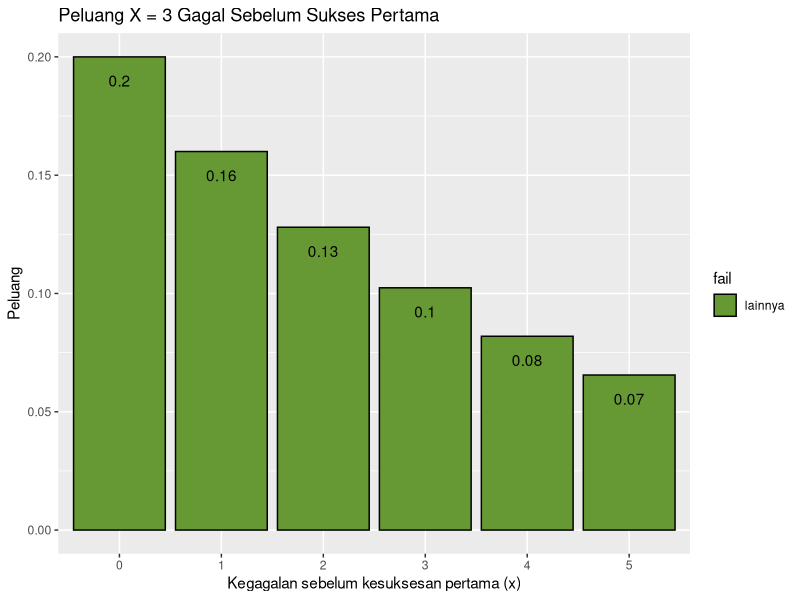

This chart was generated by the following R code:
# Soal 1a
# Mencari berapa peluang penyurvei bertemu orang yang tidak vaksin dari populasi menggunakan distribusi Geometrik
# diket di soal x=3, p=0.2
# Menggunakan `dgeom` untuk mengembalikan nilai fungsi probabilitas geometrik
x = 3
p = 0.2
dgeom(x, p)


# Soal 1b
# Diketahui n = 10000, prob = 0.20, dan distribusi geometrik acak(rgeom) X = 3 
n = 10000
p = 0.20
x = mean(rgeom(n = 10000, p)==3)
x

# Soal 1c
# Bandingkan Hasil poin a dan b , apa kesimpulan yang bisa didapatkan?
# Perbedaan poin a dan b yaitu pada poin A dilakukan distribusi geometrik yang tetap sehingga mengakibatkan nilai peluang distribusi geometrik
# akan bernilai sama. Sedangkan, pada poin B dilakukan distribusi geometrik yang acak sehingga hasilnya akan berbeda-beda saat melakukan perhitungan.

# Soal 1d
# Histogram Distribusi Geometrik , Peluang X = 3 gagal Sebelum Sukses Pertama
# Sesuai referensi : https://rpubs.com/mpfoley73/458721, maka
# Hal pertama yang dilakukan yaitu meng-install library `ggplot2` dan `dplyr`

install.packages("ggplot2")
install.packages("dplyr")

# Setelah itu dilakukan pembuatan history diagram
library(dplyr)
library(ggplot2)

# Inisialisasi
x=3
p=0.2
prob = dgeom(x = 0:5, p)

# %>% digunakan untuk memberikan nilai operator sehingga menjadi format X > Y > Z
data.frame(x = 0:5, prob) %>% mutate(fail = ifelse(x == n, n, "lainnya")) %>%
ggplot(aes(x = factor(x), y = prob, fill = fail)) + 
  geom_col(colour = "black") + scale_fill_manual(values = c("#669933", "#FFCC66")) +
  geom_text(aes(label = round(prob, 2), y = prob - 0.01)) +
  labs(title = "Peluang X = 3 Gagal Sebelum Sukses Pertama",x = "Kegagalan sebelum kesuksesan pertama (x)", y = "Peluang") 

#Soal 1e
# Inisialiasi
n = 3
p = 0.2
# Mencari nilai rata-rata
rataan = n/p
rataan
# Mencari nilai varian 
varian = (n - p) / ('^'(p, 2))
varian
